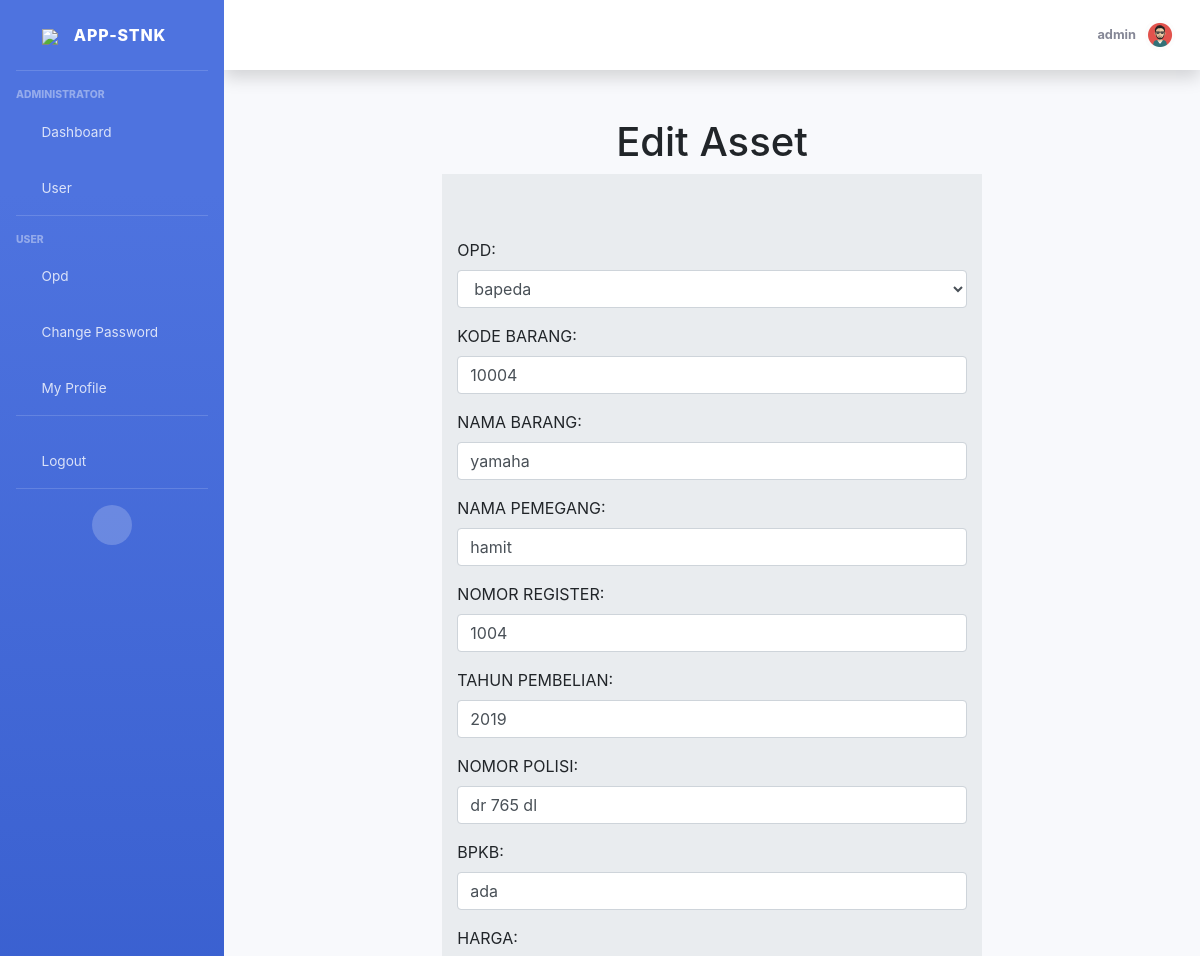
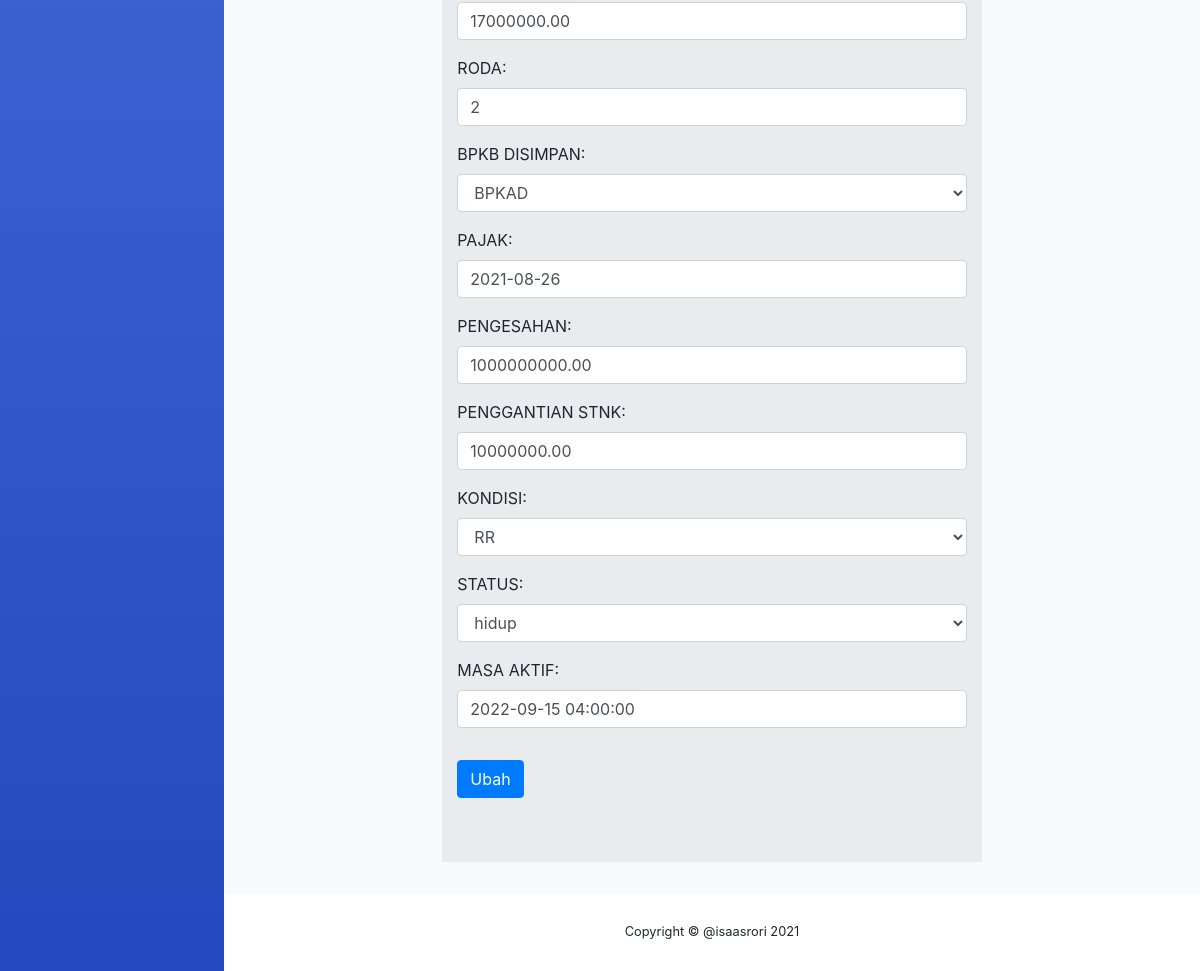
The page /edit/11/ (signed in) on the database its author committed (2 pictures, top to bottom).
### stnk/models.py (models this page shows, shortened)
class Asset(models.Model):
    ket_bpkb = (
        ('BPKAD','BPKAD'),
        ('HILANG','HILANG',),
        ('OPD', 'OPD',),
    )
    kon = (
        ('B', 'B'),
        ('RR', 'RR'),
        ('RB', 'RB'),
    )
    stts = (
        ('hidup','hidup'),
        ('mati','mati'),
        ('peringatan','peringatan'),
    )
    opd              = models.ForeignKey(Opd, on_delete=models.CASCADE)
    kode_barang      = models.CharField(max_length=15)
    nama_barang      = models.CharField(max_length=255)
    nama_pemegang    = models.CharField(max_length=100)
    nomor_register   = models.IntegerField()
    tahun_pembelian  = models.IntegerField()
    nomor_polisi     = models.CharField(max_length=100)
    bpkb             = models.CharField(max_length=100)
    harga            = models.DecimalField(max_digits=15, decimal_places=2)
    roda             = models.IntegerField()
    bpkb_disimpan    = models.CharField(choices=ket_bpkb, max_length=100)
    pajak            = models.DateField()
    pengesahan       = models.DecimalField(max_digits=15, decimal_places=2)
    penggantian_stnk = models.DecimalField(max_digits=15, decimal_places=2)
    kondisi          = models.CharField(choices=kon, max_length=100)
    status            = models.CharField(max_length=200, null=True, choices=stts)
    masa_aktif       = models.DateTimeField()

### stnk/views.py (the view)
# urls.py: path('edit/<int:id>/', views.editAsset, name='edit-asset'),
@login_required(login_url=settings.LOGIN_URL)
def editAsset(request, id):
    assets = Asset.objects.get(id=id)
    form = FormAsset(instance= assets)
    if request.method == 'POST':
        form = FormAsset(request.POST, instance=assets)
        if form.is_valid():
            form.save()
            return redirect('home')
    isi = {'form':form}
    return render(request, 'stnk/edit_asset.html', isi)

### stnk/models.py (called while the page is built)
    def __str__(self):
        return self.nama_opd

### stnk/templates/stnk/edit_asset.html
{% extends 'stnk/index.html' %} {% block content %}
<div class="container mt-5 col-lg-7">
  <center><h1>Edit Asset</h1></center>
  <div class="jumbotron jumbotron-fluid">
    <div class="col-lg mx-auto">
      <form method="post" action="">
        {% csrf_token %} {{form.as_p}}
        <button type="submit" class="btn btn-primary mt-3">Ubah</button>
      </form>
    </div>
  </div>
</div>
{% endblock %}

### templates/stnk/index.html (shortened to what this page needs)
<!DOCTYPE html>
<html lang="en">
  {% load static %}
  <head>
    <link
      href="{% static '/vendor/fontawesome-free/css/all.min.css' %}"
      rel="stylesheet"
      type="text/css"
    />
    <link
      href="{% static '/stnk/css/index.css' %}"
      rel="stylesheet"
      type="text/css"
    />
    <link
      href="{% static '/js/jquery-ui-1.12.1/jquery-ui.min.css' %}"
      rel="stylesheet"
      type="text/css"
    />
<link rel="stylesheet" href="https://cdnjs.cloudflare.com/ajax/libs/jquery-datetimepicker/2.5.20/jquery.datetimepicker.min.css" />
    <link href="{% static '/css/sb-admin-2.min.css'%}" rel="stylesheet" />
     <link rel="stylesheet" href="https://stackpath.bootstrapcdn.com/bootstrap/4.4.1/css/bootstrap.min.css">
     <link href="{% static '/vendor/datatables/dataTables.bootstrap4.min.css' %}" rel="stylesheet">
  </head>
  <body id="page-top">
    <div id="wrapper">
      <ul
        class="navbar-nav bg-gradient-primary sidebar sidebar-dark accordion"
        id="accordionSidebar"
      >
        <a
          class="sidebar-brand d-flex align-items-center justify-content-center"
          href="#"
        >
          <div class="">
             <img class="img " src="{% static '/img/logo.png' %}" width="40px">
          </div>
          <div class="sidebar-brand-text mx-3">APP-STNK</div>
        </a>
        <hr class="sidebar-divider" />
        <div class="sidebar-heading">Administrator</div>
        <li class="nav-item">
          <a class="nav-link" {% if request.path == '/stnk/' %}class="selected" {% endif %} href="{% url 'home' %}">
            <i class="fas fa-fw fa-tachometer-alt"></i>
            <span>Dashboard</span></a
          >
        </li>
         <li class="nav-item">
          <a class="nav-link" href="#">
            <i class="fas fa-fw fa-user-tie"></i>
            <span>User</span></a
          >
        </li>
        <hr class="sidebar-divider" />
        <div class="sidebar-heading">User</div>
        <li class="nav-item">
          <a class="nav-link" href="{% url 'opd' %}">
            <i class="fas fa-fw fa-hotel"></i>
            <span>Opd</span></a
          >
        </li>
        <li class="nav-item">
          <a class="nav-link" href="#">
            <i class="fas fa-fw fa-key"></i>
            <span>Change Password</span></a
          >
        </li>
        <li class="nav-item">
          <a class="nav-link" href="#">
            <i class="fas fa-fw fa-user"></i>
            <span>My Profile</span></a
          >
        </li>
        <hr class="sidebar-divider" />
        <li class="nav-item">
          <a class="nav-link" href="#">
            <i class="fas fa-fw fa-sign-out-alt"></i>
            <span>Logout</span></a
          >
        </li>
        <hr class="sidebar-divider d-none d-md-block" />
        <div class="text-center d-none d-md-inline">
          <button class="rounded-circle border-0" id="sidebarToggle"></button>
        </div>
      </ul>
      <div id="content-wrapper" class="d-flex flex-column">
        <div id="content">
          <nav
            class="
              navbar navbar-expand navbar-light
              bg-white
              topbar
              mb-4
              static-top
              shadow
            "
          >
            <ul class="navbar-nav ml-auto">
              <li class="nav-item dropdown no-arrow">
                <a
                  class="nav-link dropdown-toggle"
                  href="#"
                  id="userDropdown"
                  role="button"
                  data-toggle="dropdown"
                  aria-haspopup="true"
                  aria-expanded="false"
                >
                  <span class="mr-2 d-none d-lg-inline text-gray-600 small">
                   {% if user.is_authenticated %}
                        <strong>{{ user }}</strong>
                  {% endif %}
                  </span>
                  <img
                    class="img-profile rounded-circle"
                    src="{% static '/img/profile/ori.png' %}"
                  />
                </a>
              </li>
            </ul>
          </nav>
          {% block content %} {% endblock %}
        </div>
        <footer class="sticky-footer bg-white">
          <div class="container my-auto">
            <div class="copyright text-center my-auto">
              <span>Copyright &copy; @isaasrori 2021</span>
            </div>
          </div>
        </footer>
      </div>
    </div>
  </body>
</html>

### rows shown on the page
Asset: opd "bapeda", kode_barang "10004", nama_barang "yamaha", nama_pemegang "hamit", nomor_register "1004", tahun_pembelian "2019", nomor_polisi "dr 765 dl", bpkb "ada", harga "17000000.00", roda "2", bpkb_disimpan "BPKAD", pajak "2021-08-26", pengesahan "1000000000.00", penggantian_stnk "10000000.00", kondisi "RR", status "hidup", masa_aktif "2022-09-15 04:00:00"

### other values the page prints
{{ user }} "admin"
